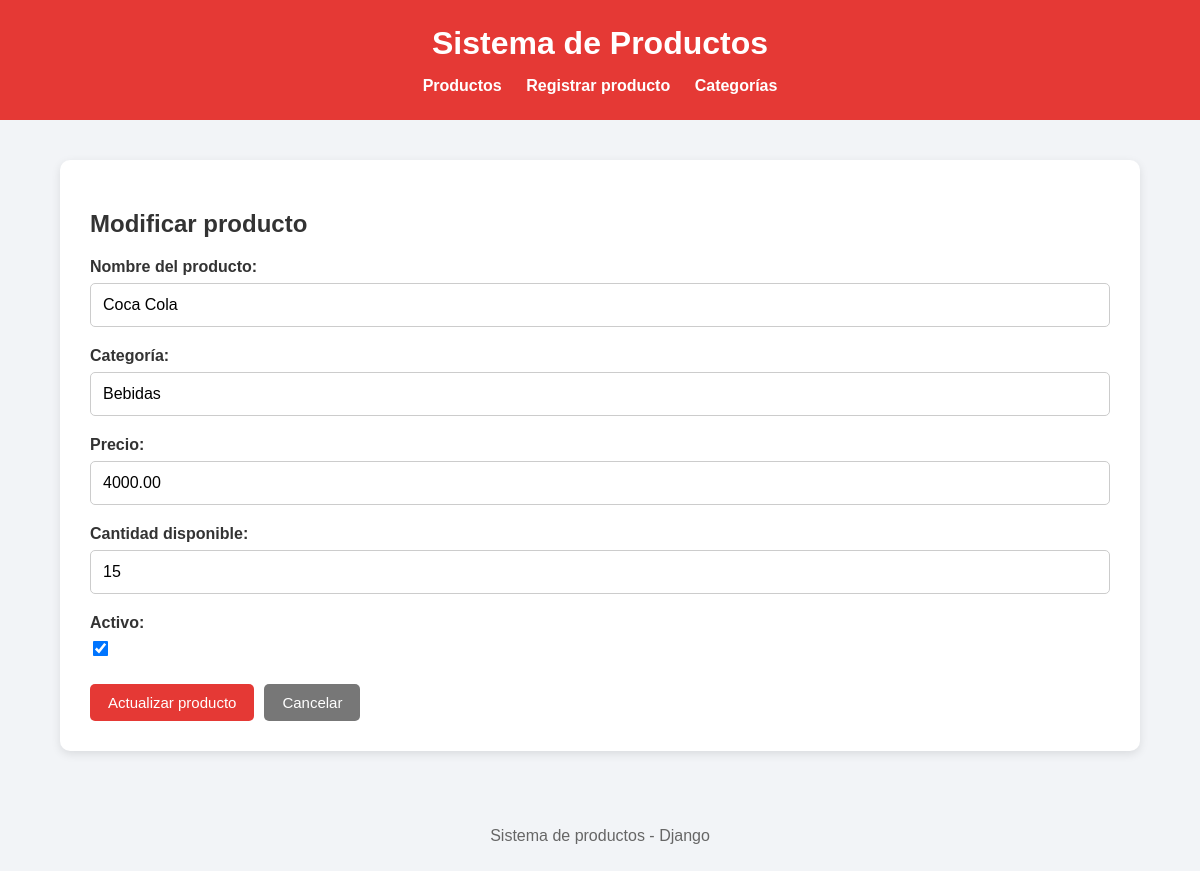
/productos/2/editar/, run on the app's committed database.
### productos/models.py (models this page shows, shortened)
class Producto(models.Model):
    nombre = models.CharField(max_length=100)
    categoria = models.CharField(max_length=100)
    precio = models.DecimalField(max_digits=10, decimal_places=2)
    cantidad = models.IntegerField()
    estado = models.BooleanField(default=True)

### productos/views.py (the view)
# urls.py: path('productos/<int:pk>/editar/', views.editar_producto, name='editar_producto'),
def editar_producto(request, pk):
    producto = get_object_or_404(Producto, pk=pk)
    if request.method == 'POST':
        formulario = ProductoForm(request.POST, instance=producto)
        if formulario.is_valid():
            formulario.save()
            return redirect('lista_productos')
    else:
        formulario = ProductoForm(instance=producto)
    return render(
        request,
        'editar_producto.html',
        {
            'formulario': formulario,
            'producto': producto,
        }
    )

### productos/forms.py
class ProductoForm(forms.ModelForm):
    class Meta:
        model = Producto
        fields = ['nombre', 'categoria', 'precio', 'cantidad', 'estado']
        labels = {
            'nombre': 'Nombre del producto',
            'categoria': 'Categoría',
            'precio': 'Precio',
            'cantidad': 'Cantidad disponible',
            'estado': 'Activo',
        }
        widgets = {
            'nombre': forms.TextInput(attrs={
                'placeholder': 'Ej: Arroz'
            }),
            'categoria': forms.TextInput(attrs={
                'placeholder': 'Ej: Alimentos'
            }),
            'precio': forms.NumberInput(attrs={
                'placeholder': 'Ej: 5000.00',
                'step': '0.01'
            }),
            'cantidad': forms.NumberInput(attrs={
                'placeholder': 'Ej: 10',
                'min': '0'
            }),
            'estado': forms.CheckboxInput(),
        }

### templates/editar_producto.html (shortened to what this page needs)
{% extends 'base.html' %}
{% block contenido %}
<div class="contenedor formulario-contenedor">
    <h2>Modificar producto</h2>
    <form method="POST">
        {{ formulario.as_p }}
        <div class="acciones">
            <button type="submit" class="boton">
                Actualizar producto
            </button>
            <a href="{% url 'lista_productos' %}" class="boton boton-secundario">
                Cancelar
            </a>
        </div>
    </form>
</div>
{% endblock %}

### templates/base.html (style rules this page uses)
* { box-sizing: border-box; }
body { margin: 0; font-family: Arial, sans-serif; background-color: #f2f4f7; color: #333; }
.contenedor { width: 90%; max-width: 1100px; margin: 40px auto; background-color: white; padding: 30px; border-radius: 10px; box-shadow: 0 3px 10px rgba(0, 0, 0, 0.1); }
.boton { display: inline-block; background-color: #e53935; color: white; padding: 10px 18px; border-radius: 5px; text-decoration: none; border: none; cursor: pointer; font-size: 15px; }
.boton-secundario { background-color: #777; }
form { margin-top: 20px; }
form p { margin-bottom: 20px; }
form label { display: block; font-weight: bold; margin-bottom: 7px; }
form input:not([type="checkbox"]), form textarea { width: 100%; padding: 12px; border: 1px solid #ccc; border-radius: 5px; font-size: 16px; font-family: inherit; }
form input[type="checkbox"] { width: auto; transform: scale(1.2); margin-right: 8px; }
.acciones { margin-top: 25px; display: flex; gap: 10px; flex-wrap: wrap; }

### data on the page
Producto: nombre "Coca Cola", categoria "Bebidas", precio "4000.00", cantidad "15", estado "☑"
